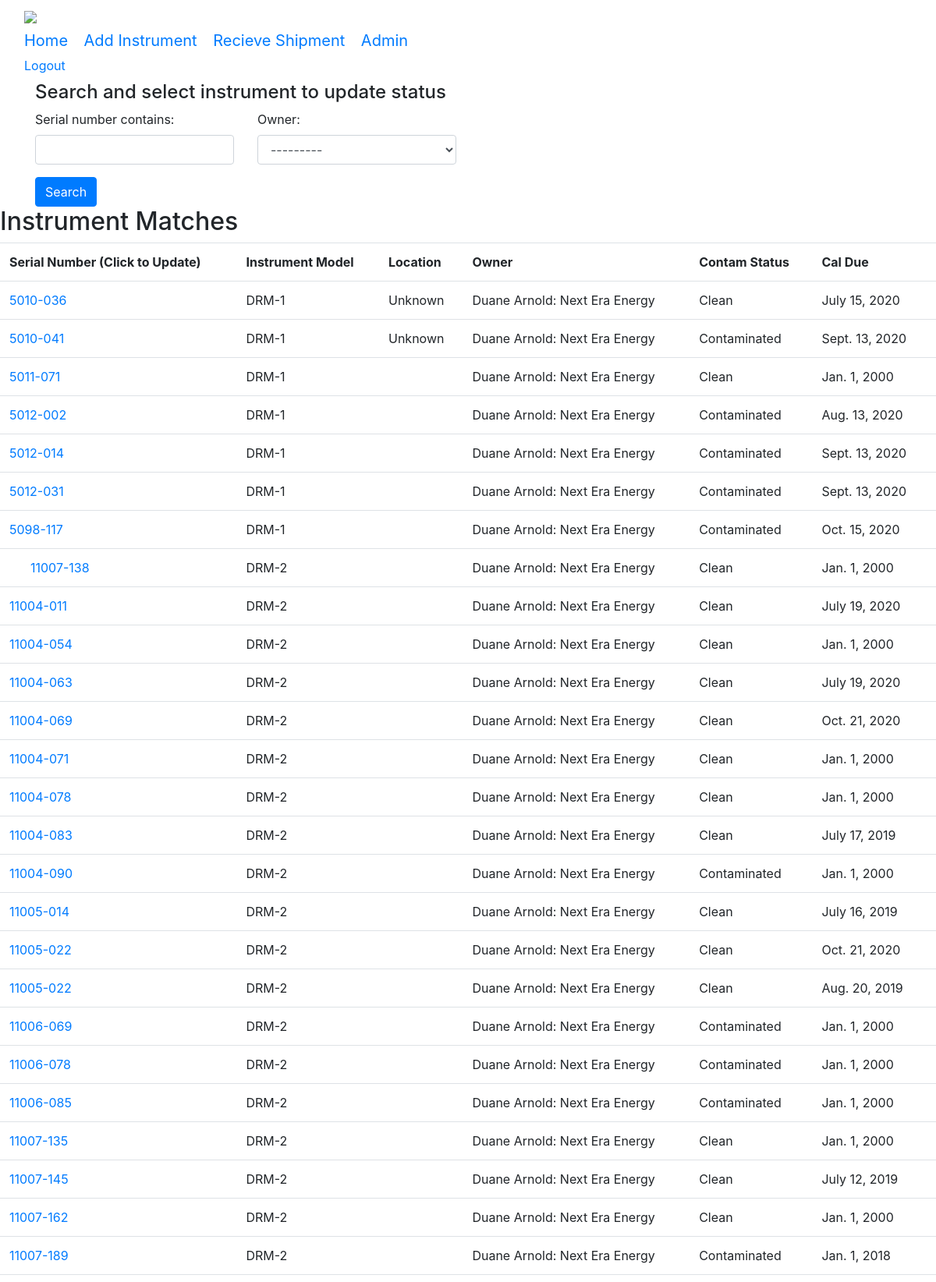
The page /recieve/ (signed in, upper part) on the database its author committed.
### instruments/models.py (models this page shows, shortened)
class Instrument(models.Model):
    instrument_id = models.AutoField(primary_key=True, editable=False)
    serial_number = models.CharField(max_length=24)
    instrument_model = models.ForeignKey('InstrumentModels', models.DO_NOTHING, db_column= "instrument_model",blank=True, null=True)
    owner = models.ForeignKey('Customer', models.DO_NOTHING, db_column= "owner", blank=True, null=True)
    cal_due = models.DateField(auto_now=False, db_column = 'cal_due')
    notes = models.CharField(db_column = 'notes', max_length=512, blank= True, null = True)
    location = models.ForeignKey('Location', models.DO_NOTHING, db_column='location', blank= True, null = True)
    status = models.ForeignKey('Status', models.DO_NOTHING, db_column='status', blank= True, null = True)
    contam_status = models.ForeignKey('ContamStatus', models.DO_NOTHING, db_column= "contam_status",blank=True, null=True)
    slug = AutoSlugField(null=True, default=None, unique= True, populate_from= 'serial_number',max_length = 200)
    class Meta:
        managed = True
        db_table = 'instruments'

class InstrumentModels(models.Model):
    manufacturer = models.CharField(max_length=48)
    model = models.CharField(max_length=48)
    instrument_type= models.ForeignKey('InstrumentType',models.DO_NOTHING, db_column='instrument_type', blank=True, null=True)
    def __str__(self):
        return self.model
    class Meta:
        managed = True
        db_table = 'instrument_models'

class Location(models.Model):
    location_id= models.AutoField(primary_key = True, editable = False)
    instrument_location = models.CharField(max_length = 64,blank=True, null=True)
    def __str__(self):
        return self.instrument_location
    class Meta:
        managed = True
        db_table = 'instrument_location'

class Customer(models.Model):
    customer_id = models.AutoField(primary_key=True, editable=False)
    company_name = models.CharField(max_length=64, blank=True, null=True)
    site_name = models.CharField(max_length=64, blank=True, null=True)
    def __str__(self):
        return "{}: {}".format(self.site_name, self.company_name)
    class Meta:
        managed = True
        db_table = 'customer'

class ContamStatus(models.Model):
    contam_id =models.AutoField(primary_key = True, editable = False)
    contam_status = models.CharField(max_length = 64,blank=True, null=True)
    def __str__(self):
        return self.contam_status
    class Meta:
        managed = True
        db_table = 'contam_status'

### instruments/views.py (the view)
# urls.py: path('recieve/', vi.recieve_shipment), #recieve shipment,
def recieve_shipment(request):
    if not request.user.is_authenticated:
        return redirect('/login')
    instrument_list = Instrument.objects.all()
    instrument_filter = InstrumentFilter(request.GET, queryset= instrument_list)
    return render(request,'instruments/recieve/recieve_shipment.html', {'filter': instrument_filter})

### fcf2/templates/instruments/recieve/recieve_shipment.html (shortened to what this page needs)
{% extends "../base.html" %}
{% block body_block %}
{%load widget_tweaks%}
  <form method="get">
    <div class="well">
      <h4 style="margin-top: 0">Search and select instrument to update status</h4>
      <div class="row">
        <div class="form-group col-sm-4 col-md-3">
          {{ filter.form.serial_number.label_tag }}
          {% render_field filter.form.serial_number class="form-control" %}
        </div>
        <div class="form-group col-sm-4 col-md-3">
          {{ filter.form.owner.label_tag }}
          {% render_field filter.form.owner class="form-control" %}
        </div>
      </div>
      </div>
      <button type="submit" class="btn btn-primary">
         Search
      </button>
    </div>
  <h2>
  Instrument Matches
  </h2>
  <table class="table">
  <tr>
  <th>Serial Number (Click to Update)</th>
  <th>Instrument Model</th>
  <th>Location</th>
  <th>Owner</th>
  <th>Contam Status</th>
  <th>Cal Due</th>
  </tr>
  {% for file in filter.qs %}
    <tr>
    <td><a href="{%url 'update_detail' file.slug %}">  {{file.serial_number}}  </a></td>
    <td>{{ file.instrument_model}}</td>
    <td>{{ file.location}}</td>
    <td>{{ file.owner }}</td>
    <td>{{ file.contam_status }}</td>
    <td>{{file.cal_due}}</td>
    </tr>
  {% endfor %}
  </table>
{% endblock %}

### rows shown on the page
Instrument: serial_number "5010-036", instrument_model "DRM-1", location "Unknown", owner "Duane Arnold: Next Era Energy", contam_status "Clean", cal_due "July 15, 2020"
Instrument: serial_number "5010-041", instrument_model "DRM-1", location "Unknown", owner "Duane Arnold: Next Era Energy", contam_status "Contaminated", cal_due "Sept. 13, 2020"
Instrument: serial_number "5011-071", instrument_model "DRM-1", owner "Duane Arnold: Next Era Energy", contam_status "Clean", cal_due "Jan. 1, 2000"
Instrument: serial_number "5012-002", instrument_model "DRM-1", owner "Duane Arnold: Next Era Energy", contam_status "Contaminated", cal_due "Aug. 13, 2020"
Instrument: serial_number "5012-014", instrument_model "DRM-1", owner "Duane Arnold: Next Era Energy", contam_status "Contaminated", cal_due "Sept. 13, 2020"
Instrument: serial_number "5012-031", instrument_model "DRM-1", owner "Duane Arnold: Next Era Energy", contam_status "Contaminated", cal_due "Sept. 13, 2020"
Instrument: serial_number "5098-117", instrument_model "DRM-1", owner "Duane Arnold: Next Era Energy", contam_status "Contaminated", cal_due "Oct. 15, 2020"
Instrument: serial_number "11007-138", instrument_model "DRM-2", owner "Duane Arnold: Next Era Energy", contam_status "Clean", cal_due "Jan. 1, 2000"
Instrument: serial_number "11004-011", instrument_model "DRM-2", owner "Duane Arnold: Next Era Energy", contam_status "Clean", cal_due "July 19, 2020"
Instrument: serial_number "11004-054", instrument_model "DRM-2", owner "Duane Arnold: Next Era Energy", contam_status "Clean", cal_due "Jan. 1, 2000"
Instrument: serial_number "11004-063", instrument_model "DRM-2", owner "Duane Arnold: Next Era Energy", contam_status "Clean", cal_due "July 19, 2020"
Instrument: serial_number "11004-069", instrument_model "DRM-2", owner "Duane Arnold: Next Era Energy", contam_status "Clean", cal_due "Oct. 21, 2020"
Instrument: serial_number "11004-071", instrument_model "DRM-2", owner "Duane Arnold: Next Era Energy", contam_status "Clean", cal_due "Jan. 1, 2000"
Instrument: serial_number "11004-078", instrument_model "DRM-2", owner "Duane Arnold: Next Era Energy", contam_status "Clean", cal_due "Jan. 1, 2000"
Instrument: serial_number "11004-083", instrument_model "DRM-2", owner "Duane Arnold: Next Era Energy", contam_status "Clean", cal_due "July 17, 2019"
Instrument: serial_number "11004-090", instrument_model "DRM-2", owner "Duane Arnold: Next Era Energy", contam_status "Contaminated", cal_due "Jan. 1, 2000"
Instrument: serial_number "11005-014", instrument_model "DRM-2", owner "Duane Arnold: Next Era Energy", contam_status "Clean", cal_due "July 16, 2019"
Instrument: serial_number "11005-022", instrument_model "DRM-2", owner "Duane Arnold: Next Era Energy", contam_status "Clean", cal_due "Oct. 21, 2020"
Instrument: serial_number "11005-022", instrument_model "DRM-2", owner "Duane Arnold: Next Era Energy", contam_status "Clean", cal_due "Aug. 20, 2019"
Instrument: serial_number "11006-069", instrument_model "DRM-2", owner "Duane Arnold: Next Era Energy", contam_status "Contaminated", cal_due "Jan. 1, 2000"
Instrument: serial_number "11006-078", instrument_model "DRM-2", owner "Duane Arnold: Next Era Energy", contam_status "Contaminated", cal_due "Jan. 1, 2000"
Instrument: serial_number "11006-085", instrument_model "DRM-2", owner "Duane Arnold: Next Era Energy", contam_status "Contaminated", cal_due "Jan. 1, 2000"
Instrument: serial_number "11007-135", instrument_model "DRM-2", owner "Duane Arnold: Next Era Energy", contam_status "Clean", cal_due "Jan. 1, 2000"
Instrument: serial_number "11007-145", instrument_model "DRM-2", owner "Duane Arnold: Next Era Energy", contam_status "Clean", cal_due "July 12, 2019"
Instrument: serial_number "11007-162", instrument_model "DRM-2", owner "Duane Arnold: Next Era Energy", contam_status "Clean", cal_due "Jan. 1, 2000"
Instrument: serial_number "11007-189", instrument_model "DRM-2", owner "Duane Arnold: Next Era Energy", contam_status "Contaminated", cal_due "Jan. 1, 2018"

### other values the page prints
{{ filter.form.serial_number.label_tag }} "Serial number contains:"
{{ filter.form.owner.label_tag }} "Owner:"
